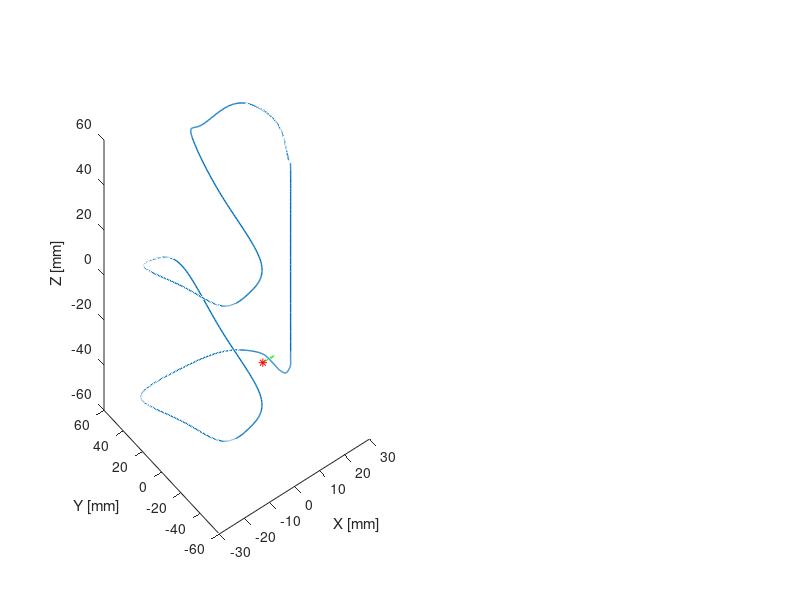

MATLAB code to generate this figure: (Note: this script raises an error after producing the figure.)
%/////////////////////////////////////////////////////////////////////////
%This program was made by Haoran and Julien Leclerc Ph.D, Robotic Swarm Control
%Laboratory, University of Houston, Department of Electrical and Computer
%Engineering
%/////////////////////////////////////////////////////////////////////
%Last modification: 9/27/2018

%This script is an algorithm simulating the functioning of a 3D magnetic
%manipulator. The system manipulates a cylinder magnet in the X-Y-Z plane. The cylinder
%revolution axis is in the same plane. The system has 6 electromagnets
%arranges in a square shape.

%Clear out everything
close all
clear all
image_index =1;
start=1;
%add folder path
addpath('stlTools')
addpath('Magnetic Field Functions')
addpath('Magnetic Field Gradient Functions')
addpath('complete Controller')
addpath('Filters')
addpath('Measurement Simulation')
addpath('Inverse Magnetics')
addpath('Physics Simulation')
addpath('Trajectory controllers')
addpath('Velocity Controllers')

%////////////////////////////////////////////////////////////////////////
%/////////////Begining of variables and constant definition//////////////
%Variables used to control the figures
%These values can be modified by the user
PlotPosition=[10,100,1500,680]; %Position of the window [x,y,wigth width, height]
nb_pts_per_axis_plot_conditioning=100; %Number of points to plot on each axis of the actuation matrix conditioning map
Plot_Side_Length=0.15;% [m]%Length to plot on each axis of the actuation matrix conditioning map
PlotConditioning=false; % Only plot conditioning when true. Set to false to dislabe this plot and speed up the computation
NbPtsTimePlot=20; %Number of time points to plot for the plots as function of time.

R_roll=0;
R_pitch = 0;
R_yaw=0;
R_Xoffset = 0.02;
R_Yoffset = 0.025;
R_Zoffset = -0.058;
Orien = [cos(R_yaw)*cos(R_pitch), sin(R_yaw)*cos(R_pitch), sin(R_pitch)];
P=[R_Xoffset,R_Yoffset,R_Zoffset]; %Initial position of the robot [ Xposition [m] , Yposition [m], roll[rad], pitch[rad], yall[rad]]
V=[0,0,0]; %Velocity of the robot[ Xvelocity [m/s] , Yvelocity [m/s], Zvelocity, Roll Velocity [rad/s], Pitch Velocity [rad/s], Yaw Velocity [rad/s]]

%Parameters of the controller
%These values can be modified by the user
HistoryErrorVelocityLegnth=300; %Number of points in the vector HistoryErrorVelocity. This vector is used to compute the integral component of the Velocity controller. It has a finite length and therfore allow forgeting old errors.
DistanceHistory = zeros(1003,1);
PositionHistory = zeros(1003,3);

%Other Constants definition
%These values can be modified by the user
T=0.31;%[m] length of the side of the cube formed by the coils.
Robot_Length=2e-3;%Length of the cylinder magnet[m]
Robot_diameter=0.75e-3;%[m] Diameter of the cylinder magnet[m]
RobotDensity=8000; %[Kg/m^3] Density of the robot, 8000 for Neodium magnets
coil_radius=0.1; %[m] Average radius of the electromagnets
NbTurns=795; %[no unit] Number of turns in the electromagnet
M=0.87e6; %Magnetization of the magnet [A/m]
CdForce=0.0015; %[N.s/m] Drag coefficient used in the controller internal model
CdTorque=0.00000005; 
RealCd=0.00015; %0.00015[N.s/m] Real Drag coefficient of the robot
Rho = 1000; %[Kg/m^3]
ControllerSpeedFactor=1; %[] 
deltaT=0.01; %[s] Time step for physics simulation

%Program Variables initialization, modify at your own risk.
time=0; %starting time.
LastTime=time-deltaT;
DragCoef=[CdForce,CdForce,CdForce];  % why in this form?
TimeVector=0; %Time vector initialization. Used for plot
VelocitySetpointVector=[0;0]; %Velocity Setpoint vector initialization. Used for plot
VelocityVector=[0;0;0]; %Velocity vector initialization. Used for plot
MaxB=0; %Maximum norm of flux density encountered in the map (used to set maximum flux density value of the map display)
HistoryErrorVelocity=zeros(3,HistoryErrorVelocityLegnth); %Initialize HistoryErrorVelocity
PhysicsIterNumber=0; %iteration number of physics simulation
NewErrorCovMatrix=eye(6,6); %Initialization of the covariance matrix used by the Kalman Filter
I=[0;0;0;0;0;0]; %Initialization of the current [0;0;0;0;0;0;]
StateVector=[0;0;0]; %Initialization of the state vector
MeasuredPositionVector=[0;0;0]; %Initialization of the measured position vector
RealPositionVector=[0;0;0]; %Initialization of the real position vector
Act=zeros(3,6); %Initialization of the actuation matrix
NewState=[P(1);P(2);P(3);V(1);V(2);V(3)]; %Initialize robot initial state
NewPositionMeasured=true; %Tell the controller a new position was measured

%%%%calculate high resolution trajectory and initial orientation for each
%%%%way point(roll pitch yaw)
TrajSetpoint=[77.5,23,-77.5;77.5,99.2,-77.5;78.5,106.5,-77.5;82.5,111.5,-77.5;93.218,118.15,-77.5;112.54,120,-81.5;116.5,121.3,-90.5;115.51,121.2,-99.5;112.5,120.8,-103.5;77.5,111.5,-105;37.5,101.5,-105;28.48,96.5,-112.5;37.5,91.5,-120;77.5,81.5,-120;117.5,71.5,-120;126.5,66.5,-112.5;117.5,61.5,-105;77.5,51.5,-105;37.5,41.5,-105;28.48,36.5,-112.5;37.5,31.5,-120;77.5,21.5,-120;117.5,11.54,-120;126.83,11.31,-115.99;126.5,10.67,-102.47;121.5,9.97,-87.48;109.08,9.57,-79.05;100.5,9.5,-77.5;91.5,9.5,-77.5;88.15,9.7,-77.5;83.9,10.69,-77.5;80.9,12.57,-77.5;78.21,15.9,-77.5;77.5,18.5,-77.5;77.5,23,-77.5];
[m,n]=size(TrajSetpoint);
Traj = zeros(m,n+1);
Traj(:,1:n) = TrajSetpoint(:,:);
Traj(:,n+1) = ones(m,1)*0.01;
orientation = zeros(1000,3);
XLD=linspace(0,1,m);
XHD=linspace(0,1,1000);

Xtraj=interp1(XLD,Traj(:,1),XHD,'spline');
Xtraj = Xtraj - (max(Xtraj)+min(Xtraj))/2;

Ytraj=interp1(XLD,Traj(:,2),XHD,'spline');
Ytraj = Ytraj - (max(Ytraj)+min(Ytraj))/2;

Ztraj=interp1(XLD,Traj(:,3),XHD,'spline');
Ztraj = Ztraj - (max(Ztraj)+min(Ztraj))/2;
for i = 1:1000
    if i == 1000
        orientation(i,:) = [Xtraj(1)-Xtraj(i),Ytraj(1)-Ytraj(i),Ztraj(1)-Ztraj(i)]/norm([Xtraj(1)-Xtraj(i),Ytraj(1)-Ytraj(i),Ztraj(1)-Ztraj(i)]);
    else
        orientation(i,:) = [Xtraj(i+1)-Xtraj(i),Ytraj(i+1)-Ytraj(i),Ztraj(i+1)-Ztraj(i)]/norm([Xtraj(i+1)-Xtraj(i),Ytraj(i+1)-Ytraj(i),Ztraj(i+1)-Ztraj(i)]);
    end
end

%Calculate constants used in the program
MagneticMoment=pi.*((Robot_diameter./2).^2).*Robot_Length.*M; %[A.m^2] Equivalent magnetic moment of the robot.
RobotMass=pi.*((Robot_diameter./2).^2).*Robot_Length.*RobotDensity; %[Kg] Mass of the robot
% J=[1/12*RobotMass*(3*(Robot_diameter./2)).^2; 1/12*RobotMass*(3*(Robot_diameter./2)).^2; 1/2*RobotMass*(Robot_diameter./2).^2]; %[Kg.m^2] Moment of inertia of the robot  https://en.wikipedia.org/wiki/List_of_moments_of_inertia

%/////////////End of variables and constant definition//////////////
%////////////////////////////////////////////////////////////////////////

%/////////////////////////////////////////////////////////////////////////
%Compute 3D map of the magnetic field produced by each coil for one amp. 
%Used for plot during compuation

xmin=-T/2.*1; %[m] minimum x plot value
xmax=T/2.*1; %[m] maximum x plot value
ymin=-T/2.*1; %[m] minimum y plot value
ymax=T/2.*1; %[m] maximum y plot value
zmin = 0; % [m] minimum z plot value
zmax = T.*1; %[m] maximum z plot value
NbPtsX=50; %Numbers of points to plot on x axis for flux density map Must be a multiple of 10 top plot quiver correctly
NbPtsY=50; %Numbers of points to plot on y axis for flux density map Must be a multiple of 10 top plot quiver correctly
NbPtsZ=50; %Numbers of points to plot on y axis for flux density map Must be a multiple of 10 top plot quiver correctly
NormB=zeros(NbPtsX,NbPtsY,NbPtsZ);


Xplot=linspace(xmin,xmax,NbPtsX); %Initialize x vector
Yplot=linspace(ymin,ymax,NbPtsY); %Initialize y vector
Zplot=linspace(zmin,zmax,NbPtsZ); %Initialize y vector
[Xg,Yg,Zg] = meshgrid(Xplot,Yplot,Zplot);

% XplotQuiver=linspace(xmin,xmax,NbPtsX./50); %Initialize x vector
% YplotQuiver=linspace(ymin,ymax,NbPtsY./50); %Initialize y vector
% ZplotQuiver=linspace(zmin,zmax,NbPtsZ./50); %Initialize y vector
% [XQ,YQ,ZQ] = meshgrid(XplotQuiver,YplotQuiver,ZplotQuiver);
% 
% for i=1:NbPtsX
%     if ~mod(i,10)
%         clc
%         disp('Computing flux density map. ')
%         disp(['Progress:',num2str(100.*i/NbPtsX),' %'])
%     end
%     for j=1:NbPtsY
%         for k = 1:NbPtsZ
%             MatPlotB(i,j,k,:,:)=[GFunction( 1,[Xplot(i),Yplot(j),Zplot(k)],coil_radius,T );GFunction( 2,[Xplot(i),Yplot(j),Zplot(k)],coil_radius,T );GFunction( 3,[Xplot(i),Yplot(j),Zplot(k)],coil_radius,T );GFunction( 4,[Xplot(i),Yplot(j),Zplot(k)],coil_radius ,T); GFunction( 5,[Xplot(i),Yplot(j),Zplot(k)],coil_radius,T );GFunction( 6,[Xplot(i),Yplot(j),Zplot(k)],coil_radius,T )]  ;       %#ok<*SAGROW>     
%         end
%     end
% end
% for i=1:NbPtsX./50
%     for j=1:NbPtsY./50
%         for k = 1: NbPtsZ./50
%         MatPlotBQuiver(i,j,k,:,:)=[GFunction( 1,[XplotQuiver(i),YplotQuiver(j),ZplotQuiver(k)],coil_radius,T );GFunction( 2,[XplotQuiver(i),YplotQuiver(j),ZplotQuiver(k)],coil_radius,T );GFunction( 3,[XplotQuiver(i),YplotQuiver(j),ZplotQuiver(k)],coil_radius,T );GFunction( 4,[XplotQuiver(i),YplotQuiver(j),ZplotQuiver(k)],coil_radius ,T);GFunction( 5,[XplotQuiver(i),YplotQuiver(j),ZplotQuiver(k)],coil_radius,T );GFunction( 6,[XplotQuiver(i),YplotQuiver(j),ZplotQuiver(k)],coil_radius,T )];       %#ok<*SAGROW>     
%         end
%     end
% end
%END  of  compute 3D map of the magnetic field produced by each coil for one amp. 
%/////////////////////////////////////////////////////////////////////////


%Update state of the robot
LastMeasuredPosition=P;
LastMeasuredTime=0;
LastPositionMeasureTime=0;
MeasuredPosition=P;
CalculatedVelocity=[0,0,0];
Integral=0;
VelocitySetpoint = [0,0,0];
OrienSetpoint = [0,0,0];

%/////////////3D plot initial environment and trajectory//////////////
%////////////////////////////////////////////////////////////////////////
        set(gcf, 'Position', PlotPosition)
        figure(1)
        %calculate robot roll pitch and yaw with deriction vector
        roll = Orien(1);
        pitch =Orien(2);
        yaw = Orien(3);
        x = cos(yaw)*cos(pitch);
        y = sin(yaw)*cos(pitch);
        z = sin(pitch);

        subplot(2,2,[1,3])
        plot3(Ztraj,Xtraj,Ytraj,'LineWidth',1)
        set(gca,'YDir','normal')
        set(gca,'ZDir','normal')
        set(gca,'XDir','normal')
        xlabel('X [mm]')
        ylabel('Y [mm]')
        zlabel('Z [mm]')
        set(gcf, 'Position', PlotPosition)
        hold on 
        HRobotOriC = quiver3(P(1)*1000,P(2)*1000,P(3)*1000,5*x,5*y,5*z,'color','g');
        HClosestPt = plot3(P(1)*1000,P(2)*1000,P(3)*1000,'*r');
        HPlotTraj = plot3(PositionHistory(:,1)*1000,PositionHistory(:,2)*1000,PositionHistory(:,3)*1000,'LineWidth',1,'color','r');
        HRobotToClosest = plot3([P(1)*1000,P(1)*1000],[P(2)*1000,P(2)*1000],[P(3)*1000,P(3)*1000],'y');

    %     quiver3(Ztraj(i),Xtraj(i),Ytraj(i),orientation(i,3)',orientation(i,1)',orientation(i,2)','color','r')
        robot = stlread('robot.stl');
        p1 = patch(robot,'EdgeColor','none','FaceColor',[0,0,0],'FaceLighting','phong','EdgeLighting','phong','FaceAlpha',0.6);
        P1OrigVert = p1.Vertices';
        R_X=[1,0,0;0,cos(pitch),-sin(pitch);0,sin(pitch),cos(pitch)];
        R_Y = [cos(roll),0,sin(roll);0,1,0;-sin(roll),0,cos(roll)];
        R_Z=[cos(yaw-pi/2),-sin(yaw-pi/2),0;sin(yaw-pi/2),cos(yaw-pi/2),0;0,0,1];
        p1.Vertices=(R_Z*R_X*R_Y*P1OrigVert)'+ P(1)*1000.*repmat([1,0,0],[size(robot,1),1])+P(2)*1000.*repmat([0,1,0],[size(robot,1),1])+P(3)*1000.*repmat([0,0,1],[size(robot,1),1]);
%         camlight
        view([90,90,90])

%         subplot(2,2,2)
%         for i=1:NbPtsX
%             for j=1:NbPtsY
%                 for k=1:NbPtsZ
%                     TempField=MagField3D([Xplot(i);Yplot(j);Zplot(k)],NbTurns.*I,coil_radius,T );
%                     NormB(i,j,k)=norm(TempField);
%                 end
%             end
%         end
%         
%         slice(Xg,Yg,Zg,NormB,0,0,0)
%         title('Field Magnitude')
%         xlabel('x')
%         ylabel('y')
%         zlabel('z')

        subplot(2,2,4)
        grid on    
        hold on
        HRobotOri = quiver3(0,0,0,5*x,5*y,5*z,'color','g');
        HToClosestPt = quiver3(0,0,0,10*x,10*y,10*z,'color','r');
        HTrajOri = quiver3(0,0,0,0,0,0,'color','b','LineWidth',1);

        p2 = patch(robot,'EdgeColor','none','FaceColor',[0,0,0],'FaceLighting','phong','EdgeLighting','phong','FaceAlpha',0.6);
        P2OrigVert = p2.Vertices';
        R_X=[1,0,0;0,cos(pitch),-sin(pitch);0,sin(pitch),cos(pitch)];
        R_Y = [cos(roll),0,sin(roll);0,1,0;-sin(roll),0,cos(roll)];
        R_Z=[cos(yaw-pi/2),-sin(yaw-pi/2),0;sin(yaw-pi/2),cos(yaw-pi/2),0;0,0,1];
        p2.Vertices=(R_Z*R_X*R_Y*P2OrigVert)'+ 0.*repmat([1,0,0],[size(robot,1),1])+0.*repmat([0,1,0],[size(robot,1),1])+0.*repmat([0,0,1],[size(robot,1),1]);
        axis([-5,5,-5,5,-5,5])
        legend('bot orien','desired orien','bot to closed')
%         camlight
        view([90,90,90])
        drawnow
        
        
        
%///////////////////////////////////////////////////////////////////////
%///////////Begining the main loop////////////////////////////////


while start==1



    if   ~mod(PhysicsIterNumber,ControllerSpeedFactor) %The controller runs ControllerSpeedFactor time slower than the physics simulation. The controller outputs are updated every ControllerSpeedFactor iterations.

        %Simulate the measurement of the position using the camera  
         PreviousMeasuredPosition=MeasuredPosition;
        [ MeasuredPosition,LastMeasuredTime ] = GaussianNoiseSensing( P, time, LastMeasuredTime,PreviousMeasuredPosition );


         %Update data used by the Kalman filter
         PreviousState=NewState;
         PreviousErrorCovMatrix=NewErrorCovMatrix;


         %Compute controller output
         [NewState, NewErrorCovMatrix, I, LastPositionMeasureTime, Orien, Act, MinimumDistanceIndex, Integral] = CompleteController1(PreviousMeasuredPosition, MeasuredPosition, time,deltaT,Traj, LastPositionMeasureTime,LastTime,RobotMass,Robot_diameter, DragCoef,I,PreviousState, PreviousErrorCovMatrix,15,Act,Integral,orientation,MagneticMoment,V);

         %Update last iteration time
         LastTime=time;
    end
    %Compute the physics
    [NewP, NewV] = ComputePhysics1(P,Orien, V, I, RobotMass, deltaT, coil_radius, T, RealCd,NbTurns, MagneticMoment, 10);
%     disp('current ')
%     disp(I')
    P=NewP; %Update current position
    V=NewV; %Update current velocity
    Orien = V./norm(V);
    time=time+deltaT; %update time    



%/////////////3D plot environment and trajectory//////////////
%////////////////////////////////////////////////////////////////////////

        set(gcf, 'Position', PlotPosition)
        figure(1)
        %calculate robot roll pitch and yaw with deriction vector
        roll = 0;
        pitch =atan2(Orien(3),sqrt(Orien(2)^2+Orien(1)^2));
        yaw = atan2(Orien(2),Orien(1));
        x = Orien(1);
        y = Orien(2);
        z = Orien(3);

        subplot(2,2,[1,3])
%         plot3(Ztraj,Xtraj,Ytraj,'LineWidth',1)
        set(gcf, 'Position', PlotPosition)
        hold on
        %get the nonzeros trajectory
        position = nonzeros(PositionHistory);
        [row,~] = size(position);
        Position = zeros(row/3,3);
        Position(:,1)=position(1:row/3);
        Position(:,2)=position((row/3+1):(2*row/3));
        Position(:,3)=position((2*row/3+1):row);
%         plot3(Position(:,1)*1000,Position(:,2)*1000,Position(:,3)*1000,'LineWidth',1)
        set(HPlotTraj,'XData',Position(:,1)*1000,'YData',Position(:,2)*1000,'ZData',Position(:,3)*1000)
        set(HClosestPt,'XData', Ztraj(MinimumDistanceIndex),'YData', Xtraj(MinimumDistanceIndex), 'ZData', Ytraj(MinimumDistanceIndex))
%         plot3(Ztraj(MinimumDistanceIndex),Xtraj(MinimumDistanceIndex),Ytraj(MinimumDistanceIndex),'*r')
        set(HRobotToClosest,'XData',[P(1)*1000,Ztraj(MinimumDistanceIndex)],'YData',[P(2)*1000,Xtraj(MinimumDistanceIndex)],'ZData',[P(3)*1000,Ytraj(MinimumDistanceIndex)] )
%         plot3([P(1)*1000,Ztraj(MinimumDistanceIndex)],[P(2)*1000,Xtraj(MinimumDistanceIndex)],[P(3)*1000,Ytraj(MinimumDistanceIndex)],'y')
        set(HRobotOriC,'XData', P(1)*1000,'YData', P(2)*1000, 'ZData', P(3)*1000,'UData',5*x,'VData',5*y,'WData',5*z )
%         quiver3(P(1)*1000,P(2)*1000,P(3)*1000,5*x,5*y,5*z,'color','g')

    %     quiver3(Ztraj(i),Xtraj(i),Ytraj(i),orientation(i,3)',orientation(i,1)',orientation(i,2)','color','r')
%         p1 = patch(robot,'EdgeColor','none','FaceColor',[0,0,0],'FaceLighting','phong','EdgeLighting','phong','FaceAlpha',0.6);
        R_X=[1,0,0;0,cos(pitch),-sin(pitch);0,sin(pitch),cos(pitch)];
        R_Y = [cos(roll),0,sin(roll);0,1,0;-sin(roll),0,cos(roll)];
        R_Z=[cos(yaw-pi/2),-sin(yaw-pi/2),0;sin(yaw-pi/2),cos(yaw-pi/2),0;0,0,1];
        p1.Vertices=(R_Z*R_X*R_Y*P1OrigVert)'+ P(1)*1000.*repmat([1,0,0],[size(robot,1),1])+P(2)*1000.*repmat([0,1,0],[size(robot,1),1])+P(3)*1000.*repmat([0,0,1],[size(robot,1),1]);
%         camlight
        view([90,90,90])

    %         subplot(2,2,2)
    %         for i=1:NbPtsX
    %             for j=1:NbPtsY
    %                 for k=1:NbPtsZ
    %                     TempField=MagField3D([Xplot(i);Yplot(j);Zplot(k)],NbTurns.*I,coil_radius,T );
    %                     NormB(i,j,k)=norm(TempField);
    %                 end
    %             end
    %         end
    %         
    %         slice(Xg,Yg,Zg,NormB,0,0,0)
    %         title('Field Magnitude')
    %         xlabel('x')
    %         ylabel('y')
    %         zlabel('z')

        subplot(2,2,4)
%         Current_direct = [P(1)*1000,P(2)*1000,P(3)*1000]-[Ztraj(MinimumDistanceIndex),Xtraj(MinimumDistanceIndex),Ytraj(MinimumDistanceIndex)];
%         Current_direct = Current_direct./norm(Current_direct);
        TargetPointVector = -[P(1)*1000,P(2)*1000,P(3)*1000]+[Ztraj(MinimumDistanceIndex),Xtraj(MinimumDistanceIndex),Ytraj(MinimumDistanceIndex)];
        TargetPointDierection = TargetPointVector ./ norm(TargetPointVector);       
        hold on
        set(HRobotOri, 'UData',7.5*x,'VData',7.5*y,'WData',7.5*z); %   quiver3(0,0,0,5*x,5*y,5*z,'color','g')
%         quiver3(0,0,0,10*Current_direct(1),10*Current_direct(2),10*Current_direct(3),'color','r')
        set(HTrajOri, 'UData',10*orientation(MinimumDistanceIndex,3),'VData',10*orientation(MinimumDistanceIndex,1),'WData',10*orientation(MinimumDistanceIndex,2)); 
%         quiver3(0,0,0,10*orientation(MinimumDistanceIndex,3),10*orientation(MinimumDistanceIndex,1),10*orientation(MinimumDistanceIndex,2),'color','b','LineWidth',1)
        set(HToClosestPt, 'UData',7.5*TargetPointDierection(1),'VData',7.5*TargetPointDierection(2),'WData',7.5*TargetPointDierection(3));         
%         quiver3(0,0,0,7.5*TargetPointDierection(1),7.5*TargetPointDierection(2),7.5*TargetPointDierection(3),'color','r','LineWidth',1)

%         p1 = patch(robot,'EdgeColor','none','FaceColor',[0,0,0],'FaceLighting','phong','EdgeLighting','phong','FaceAlpha',0.6);
        R_X=[1,0,0;0,cos(pitch),-sin(pitch);0,sin(pitch),cos(pitch)];
        R_Y = [cos(roll),0,sin(roll);0,1,0;-sin(roll),0,cos(roll)];
        R_Z=[cos(yaw-pi/2),-sin(yaw-pi/2),0;sin(yaw-pi/2),cos(yaw-pi/2),0;0,0,1];
        p2.Vertices=(R_Z*R_X*R_Y*P2OrigVert)'+ 0.*repmat([1,0,0],[size(robot,1),1])+0.*repmat([0,1,0],[size(robot,1),1])+0.*repmat([0,0,1],[size(robot,1),1]);
        %axis([-5,5,-5,5,-5,5])
        view([90,90,90])
%         drawnow

    %Update iteration counter
    PhysicsIterNumber=PhysicsIterNumber+1;
    PositionHistory(PhysicsIterNumber,:) = P(:);
    distance = MinimumDistance(P, Traj(:,1:3));
    DistanceHistory(PhysicsIterNumber+1) = distance;
    disp('Iteration number')
    disp(PhysicsIterNumber)
    if PhysicsIterNumber>800
        start=0;
    end
end

function [distance] = MinimumDistance (P, Traj)
    [m,~]=size(Traj);
    NbPtsInterp=1000;%Number of points used to interpolate the trajectory


    XTrajectory=Traj(:,1);
    YTrajectory=Traj(:,2);
    ZTrajectory = Traj(:,3);
    
    LowResIndex=(linspace(0,1,m));
    HighResIndex=linspace(0,1,NbPtsInterp);

    XHighResTrajectory = (interp1(LowResIndex,XTrajectory,HighResIndex,'spline'));
    Xtraj = XHighResTrajectory - (max(XHighResTrajectory)+min(XHighResTrajectory))/2;

    YHighResTrajectory = (interp1(LowResIndex,YTrajectory,HighResIndex,'spline'));
    Ytraj = YHighResTrajectory - (max(YHighResTrajectory)+min(YHighResTrajectory))/2;

    ZHighResTrajectory = (interp1(LowResIndex,ZTrajectory,HighResIndex,'spline'));
    Ztraj = ZHighResTrajectory - (max(ZHighResTrajectory)+min(ZHighResTrajectory))/2;
    
    RobotDistanceFromPath=sqrt((P(1)*1000-Ztraj).^2+(P(2)*1000-Xtraj).^2+(P(3)*1000-Ytraj).^2);
    distance=min(RobotDistanceFromPath);
end












